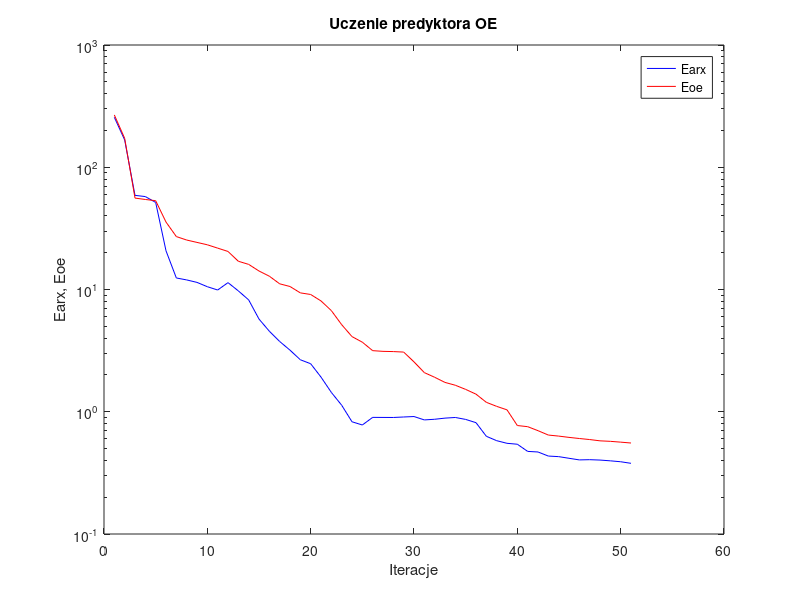
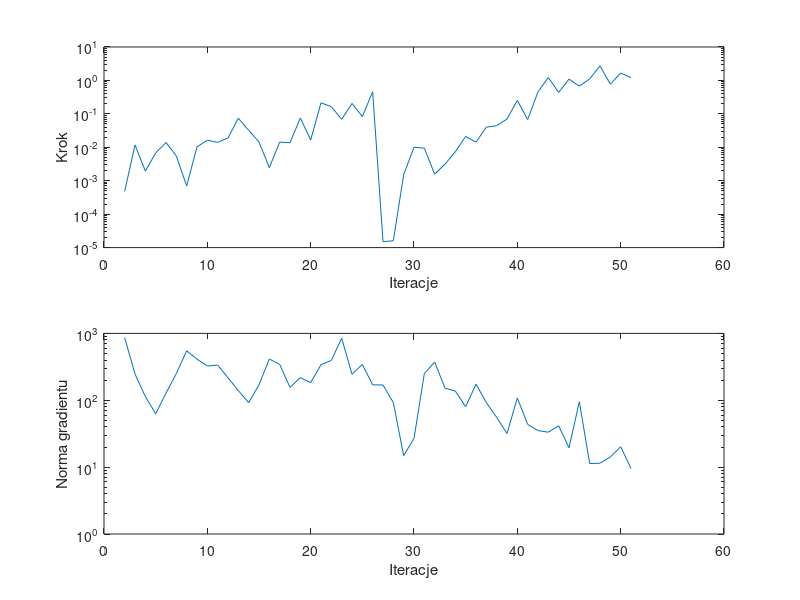

Write the MATLAB code that produced these figures, in order.
%uczenie predyktora oe
clear all;
n=0; farx(n+1)=2.561860e+002; foe(n+1)=2.677424e+002; wspucz(n+1)=0.000000e+000; ng(n+1)=0.000000e+000;
%odnowa zmiennej metryki
n=1; farx(n+1)=1.672434e+002; foe(n+1)=1.724190e+002; krok(n+1)=4.792372e-004; ng(n+1)=8.648272e+002;
n=2; farx(n+1)=5.889373e+001; foe(n+1)=5.594807e+001; krok(n+1)=1.177574e-002; ng(n+1)=2.476575e+002;
n=3; farx(n+1)=5.756615e+001; foe(n+1)=5.450215e+001; krok(n+1)=1.940831e-003; ng(n+1)=1.137042e+002;
n=4; farx(n+1)=5.155006e+001; foe(n+1)=5.326361e+001; krok(n+1)=6.757425e-003; ng(n+1)=6.278789e+001;
n=5; farx(n+1)=2.073135e+001; foe(n+1)=3.561602e+001; krok(n+1)=1.390067e-002; ng(n+1)=1.277190e+002;
n=6; farx(n+1)=1.242639e+001; foe(n+1)=2.710094e+001; krok(n+1)=5.485375e-003; ng(n+1)=2.509059e+002;
n=7; farx(n+1)=1.197788e+001; foe(n+1)=2.538988e+001; krok(n+1)=6.946998e-004; ng(n+1)=5.492584e+002;
n=8; farx(n+1)=1.143357e+001; foe(n+1)=2.427919e+001; krok(n+1)=1.032555e-002; ng(n+1)=4.114218e+002;
n=9; farx(n+1)=1.053970e+001; foe(n+1)=2.321485e+001; krok(n+1)=1.631060e-002; ng(n+1)=3.256272e+002;
n=10; farx(n+1)=9.904748e+000; foe(n+1)=2.179860e+001; krok(n+1)=1.401574e-002; ng(n+1)=3.355670e+002;
n=11; farx(n+1)=1.138189e+001; foe(n+1)=2.047626e+001; krok(n+1)=1.904910e-002; ng(n+1)=2.169692e+002;
n=12; farx(n+1)=9.743332e+000; foe(n+1)=1.702333e+001; krok(n+1)=7.382986e-002; ng(n+1)=1.393889e+002;
n=13; farx(n+1)=8.222776e+000; foe(n+1)=1.604952e+001; krok(n+1)=3.203828e-002; ng(n+1)=9.187995e+001;
n=14; farx(n+1)=5.731041e+000; foe(n+1)=1.416801e+001; krok(n+1)=1.448480e-002; ng(n+1)=1.707196e+002;
n=15; farx(n+1)=4.558433e+000; foe(n+1)=1.284810e+001; krok(n+1)=2.458210e-003; ng(n+1)=4.137033e+002;
n=16; farx(n+1)=3.757382e+000; foe(n+1)=1.113186e+001; krok(n+1)=1.429000e-002; ng(n+1)=3.437464e+002;
n=17; farx(n+1)=3.190112e+000; foe(n+1)=1.058118e+001; krok(n+1)=1.363820e-002; ng(n+1)=1.561533e+002;
n=18; farx(n+1)=2.662585e+000; foe(n+1)=9.384160e+000; krok(n+1)=7.517970e-002; ng(n+1)=2.180588e+002;
n=19; farx(n+1)=2.470851e+000; foe(n+1)=9.104993e+000; krok(n+1)=1.647425e-002; ng(n+1)=1.829906e+002;
n=20; farx(n+1)=1.921009e+000; foe(n+1)=8.063606e+000; krok(n+1)=2.143812e-001; ng(n+1)=3.411566e+002;
n=21; farx(n+1)=1.439772e+000; foe(n+1)=6.721426e+000; krok(n+1)=1.634459e-001; ng(n+1)=3.943286e+002;
n=22; farx(n+1)=1.131182e+000; foe(n+1)=5.156026e+000; krok(n+1)=6.863735e-002; ng(n+1)=8.478327e+002;
n=23; farx(n+1)=8.280596e-001; foe(n+1)=4.118857e+000; krok(n+1)=2.051030e-001; ng(n+1)=2.450128e+002;
n=24; farx(n+1)=7.792697e-001; foe(n+1)=3.707440e+000; krok(n+1)=8.343059e-002; ng(n+1)=3.436092e+002;
n=25; farx(n+1)=8.994673e-001; foe(n+1)=3.160348e+000; krok(n+1)=4.577617e-001; ng(n+1)=1.700268e+002;
%odnowa zmiennej metryki
n=26; farx(n+1)=8.986333e-001; foe(n+1)=3.119549e+000; krok(n+1)=1.504078e-005; ng(n+1)=1.692424e+002;
n=27; farx(n+1)=8.978281e-001; foe(n+1)=3.106168e+000; krok(n+1)=1.602043e-005; ng(n+1)=9.218026e+001;
n=28; farx(n+1)=9.060865e-001; foe(n+1)=3.077418e+000; krok(n+1)=1.511553e-003; ng(n+1)=1.487971e+001;
n=29; farx(n+1)=9.138798e-001; foe(n+1)=2.558134e+000; krok(n+1)=1.007731e-002; ng(n+1)=2.679766e+001;
n=30; farx(n+1)=8.575246e-001; foe(n+1)=2.089937e+000; krok(n+1)=9.397462e-003; ng(n+1)=2.510519e+002;
n=31; farx(n+1)=8.680461e-001; foe(n+1)=1.914272e+000; krok(n+1)=1.570905e-003; ng(n+1)=3.734447e+002;
n=32; farx(n+1)=8.869769e-001; foe(n+1)=1.737736e+000; krok(n+1)=3.128460e-003; ng(n+1)=1.516882e+002;
n=33; farx(n+1)=8.978422e-001; foe(n+1)=1.647349e+000; krok(n+1)=7.385876e-003; ng(n+1)=1.374276e+002;
n=34; farx(n+1)=8.655656e-001; foe(n+1)=1.523543e+000; krok(n+1)=2.107682e-002; ng(n+1)=7.996133e+001;
n=35; farx(n+1)=8.141179e-001; foe(n+1)=1.393006e+000; krok(n+1)=1.430505e-002; ng(n+1)=1.742920e+002;
n=36; farx(n+1)=6.298916e-001; foe(n+1)=1.194483e+000; krok(n+1)=4.000365e-002; ng(n+1)=9.223994e+001;
n=37; farx(n+1)=5.799910e-001; foe(n+1)=1.106971e+000; krok(n+1)=4.438543e-002; ng(n+1)=5.541616e+001;
n=38; farx(n+1)=5.519200e-001; foe(n+1)=1.036490e+000; krok(n+1)=6.995615e-002; ng(n+1)=3.178014e+001;
n=39; farx(n+1)=5.424360e-001; foe(n+1)=7.713504e-001; krok(n+1)=2.538306e-001; ng(n+1)=1.083007e+002;
n=40; farx(n+1)=4.738957e-001; foe(n+1)=7.550592e-001; krok(n+1)=6.736795e-002; ng(n+1)=4.353737e+001;
n=41; farx(n+1)=4.687251e-001; foe(n+1)=7.001852e-001; krok(n+1)=4.544515e-001; ng(n+1)=3.520859e+001;
n=42; farx(n+1)=4.340987e-001; foe(n+1)=6.447853e-001; krok(n+1)=1.217699e+000; ng(n+1)=3.330873e+001;
n=43; farx(n+1)=4.293901e-001; foe(n+1)=6.322587e-001; krok(n+1)=4.386596e-001; ng(n+1)=4.152447e+001;
n=44; farx(n+1)=4.162961e-001; foe(n+1)=6.170737e-001; krok(n+1)=1.092360e+000; ng(n+1)=1.945589e+001;
n=45; farx(n+1)=4.037564e-001; foe(n+1)=6.041216e-001; krok(n+1)=6.749097e-001; ng(n+1)=9.507810e+001;
n=46; farx(n+1)=4.054481e-001; foe(n+1)=5.924425e-001; krok(n+1)=1.114151e+000; ng(n+1)=1.131157e+001;
n=47; farx(n+1)=4.025517e-001; foe(n+1)=5.782281e-001; krok(n+1)=2.704893e+000; ng(n+1)=1.143911e+001;
n=48; farx(n+1)=3.967993e-001; foe(n+1)=5.728252e-001; krok(n+1)=7.734497e-001; ng(n+1)=1.418777e+001;
n=49; farx(n+1)=3.899937e-001; foe(n+1)=5.641936e-001; krok(n+1)=1.659005e+000; ng(n+1)=2.018714e+001;
n=50; farx(n+1)=3.785715e-001; foe(n+1)=5.549431e-001; krok(n+1)=1.210207e+000; ng(n+1)=9.557971e+000;

figure; semilogy(farx,'b'); hold on; semilogy(foe,'r'); xlabel('Iteracje'); ylabel('Earx, Eoe'); legend('Earx','Eoe'); title('Uczenie predyktora OE');
figure; subplot(2,1,1); semilogy(krok); xlabel('Iteracje'); ylabel('Krok');
subplot(2,1,2); semilogy(ng); xlabel('Iteracje'); ylabel('Norma gradientu');
Earx=farx(n+1)
Eoe=foe(n+1)
